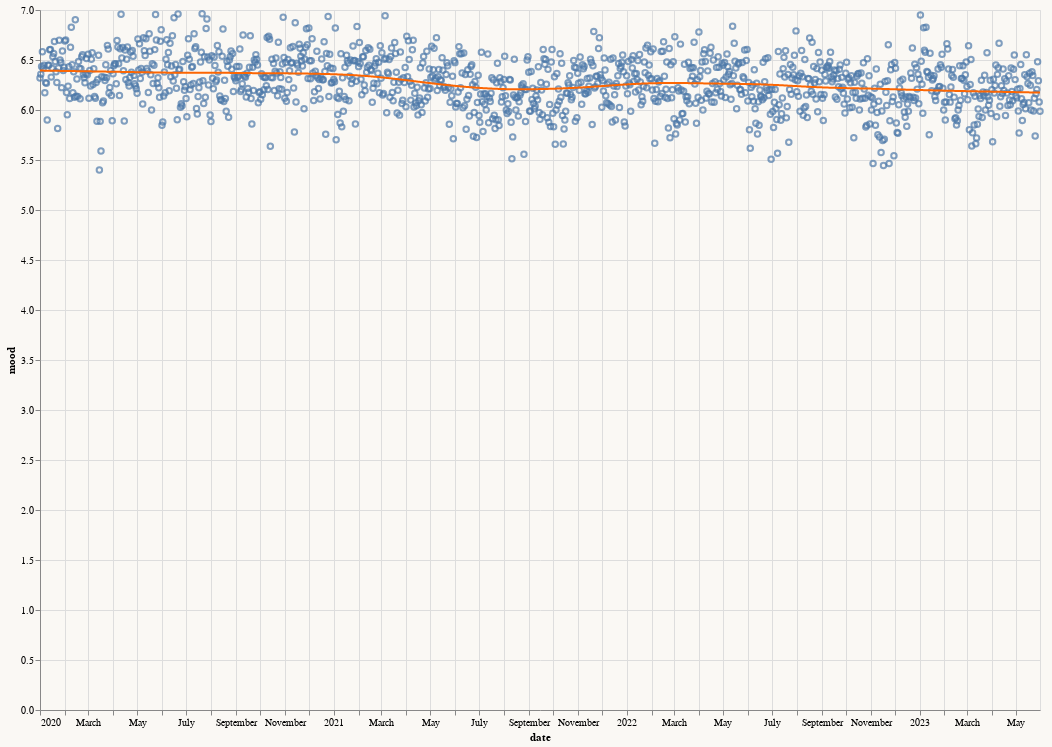

Here is the notebook cell this chart was saved with:
### Code cell
import altair as alt

alt.renderers.enable('html')

from altair_theme import THEME
alt.themes.register('ob', lambda: THEME)
alt.themes.enable('ob')

base = alt.Chart(mood_df).properties(width=1000, height=700)
chart = base.mark_point().encode(x="date", y="mood")
chart + chart.transform_loess('date', 'mood').mark_line().encode(color=alt.value('#fc6603'))

### Figure 1 — Vega-Lite specification as saved in the notebook (floating-point values rounded to 4 significant figures; data arrays with more than 128 entries replaced by an {"elided": "..."} marker saying what was removed)
{"arc": {"fill": "#30a2da"}, "area": {"fill": "#30a2da"}, "axis": {"domainColor": "#cbcbcb", "grid": true, "gridColor": "#cbcbcb", "gridWidth": 1, "labelColor": "#999", "labelFontSize": 24, "labelPadding": 4, "tickColor": "#cbcbcb", "tickSize": 10, "titleColor": "#333", "titleFontSize": 24, "titlePadding": 10}, "axisBand": {"grid": false}, "background": "#faf8f4", "bar": {"binSpacing": 2, "fill": "#30a2da", "stroke": null}, "group": {"fill": "#f0f0f0"}, "legend": {"labelColor": "#333", "labelFontSize": 14, "padding": 1, "symbolSize": 30, "symbolType": "square", "titleColor": "#333", "titleFontSize": 16, "titlePadding": 20}, "line": {"stroke": "#30a2da", "strokeWidth": 2}, "path": {"stroke": "#30a2da", "strokeWidth": 0.5}, "point": {"filled": true, "shape": "circle"}, "range": {"category": ["#30a2da", "#fc4f30", "#e5ae38", "#6d904f", "#8b8b8b", "#b96db8", "#ff9e27", "#56cc60", "#52d2ca", "#52689e", "#545454", "#9fe4f8"], "diverging": ["#cc0020", "#e77866", "#f6e7e1", "#d6e8ed", "#91bfd9", "#1d78b5"], "heatmap": ["#d6e8ed", "#cee0e5", "#91bfd9", "#549cc6", "#1d78b5"]}, "rect": {"fill": "#30a2da"}, "shape": {"stroke": "#30a2da"}, "title": {"anchor": "start", "fontSize": 24, "fontWeight": 400, "offset": 20}, "layer": [{"mark": {"type": "point"}, "encoding": {"x": {"field": "date", "type": "temporal"}, "y": {"field": "mood", "type": "quantitative"}}}, {"mark": {"type": "line"}, "encoding": {"color": {"value": "#fc6603"}, "x": {"field": "date", "type": "temporal"}, "y": {"field": "mood", "type": "quantitative"}}, "transform": [{"loess": "mood", "on": "date"}]}], "data": {"name": "data-2de6f2e147b15de609de7fb6f330b2b6"}, "height": 700, "width": 1000, "$schema": "https://vega.github.io/schema/vega-lite/v5.17.0.json", "datasets": {"data-2de6f2e147b15de609de7fb6f330b2b6": {"elided": "1247 records"}}}
